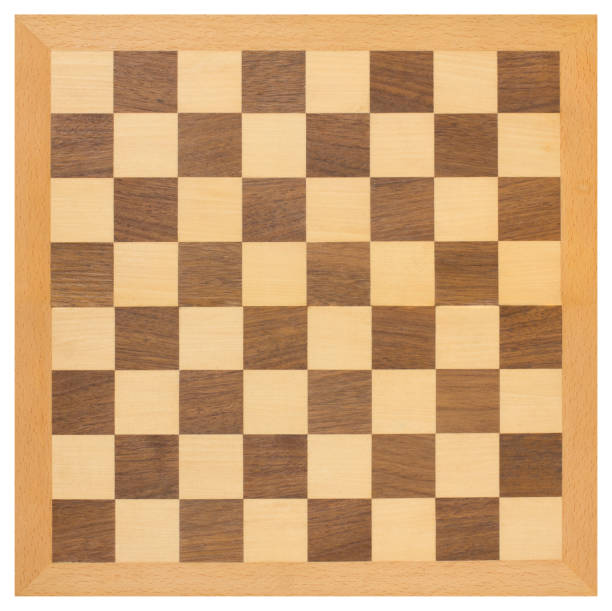
#> input picture python/examples/corner-detection/chessboard.jpg, 612 x 611 px
$ python main.py
#> lines starting #> are read from the running program, lines starting #| are printed output that depends on the picture
import cv2

# Load the image
image = cv2.imread('chessboard.jpg', cv2.IMREAD_GRAYSCALE)  # Load the image in grayscale
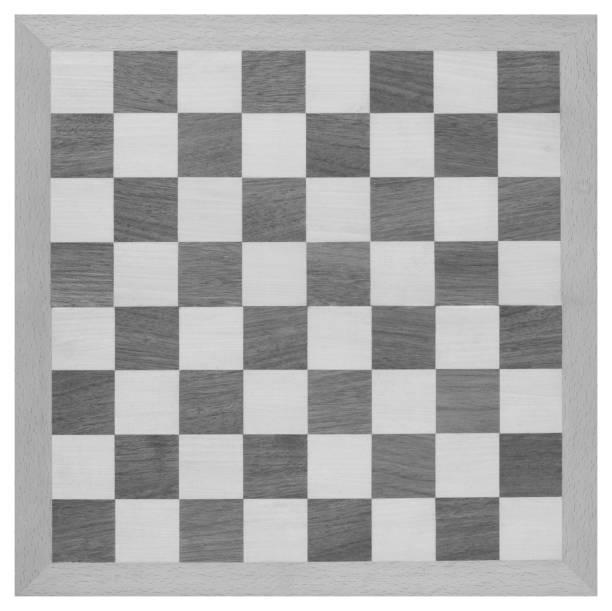
#> image: shape (611, 612); min 77, max 255, mean 174.7

# Detect Harris corners
dst = cv2.cornerHarris(image, blockSize=5, ksize=3, k=0.1)
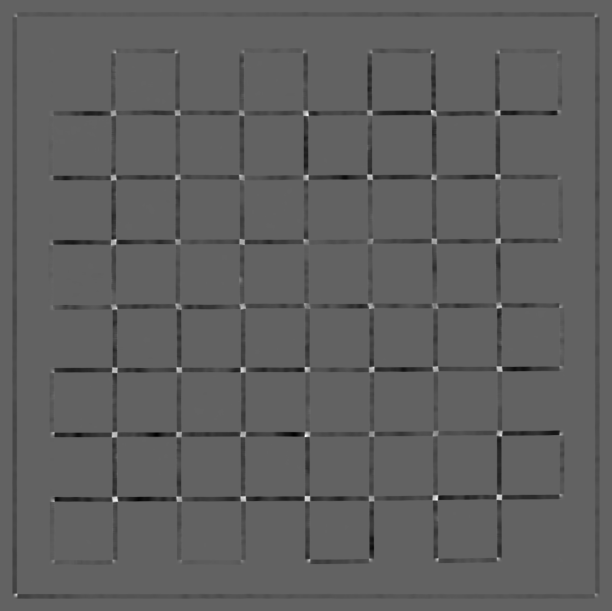
#> dst: shape (611, 612) float32; min -0.000376, max 0.000593, mean -1.16e-05; drawn with min black and max white
dst = cv2.dilate(dst, None)

# Define a threshold for considering a pixel as a corner
threshold = 0.07 * dst.max()
#> threshold = 4.15e-05

# Mark the corners on the image
image_with_corners = cv2.cvtColor(image, cv2.COLOR_GRAY2BGR)
image_with_corners[dst > threshold] = [0, 0, 255]  # Mark corners in red
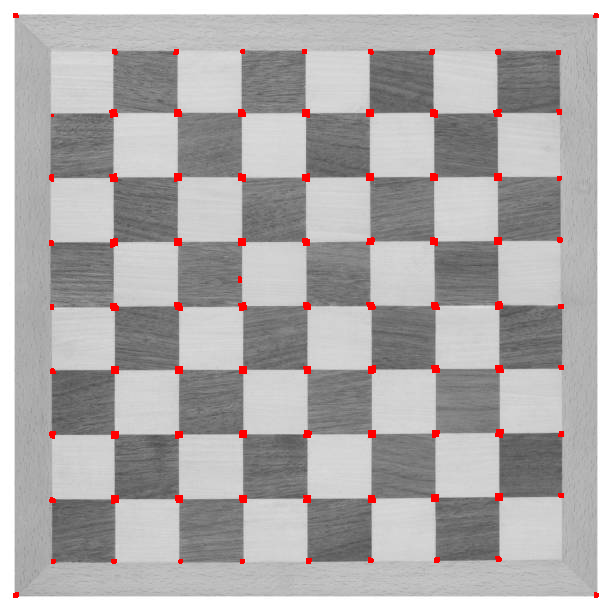
#> image_with_corners: shape (611, 612, 3); mean B, G, R 172.9, 172.9, 175.7

# Display the image with marked corners
cv2.imshow('Harris Corners', image_with_corners)
cv2.waitKey(0)
cv2.destroyAllWindows()
